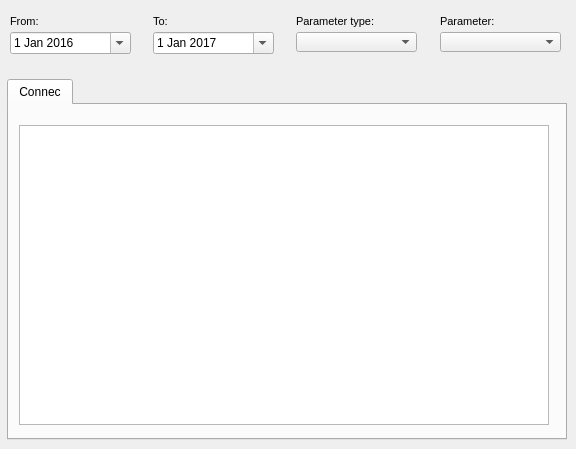
    <widget class="QWidget" name="page_event">
     <attribute name="title">
      <string>O&amp;&amp;M</string>
     </attribute>
     <widget class="QTabWidget" name="tab_event">
      <property name="geometry">
       <rect>
        <x>7</x>
        <y>79</y>
        <width>560</width>
        <height>361</height>
       </rect>
      </property>
      <property name="currentIndex">
       <number>0</number>
      </property>
      <widget class="QWidget" name="page_event_feature_3">
       <attribute name="title">
        <string>Connec</string>
       </attribute>
       <widget class="QTableView" name="tbl_event_connec">
        <property name="geometry">
         <rect>
          <x>10</x>
          <y>20</y>
          <width>530</width>
          <height>300</height>
         </rect>
        </property>
        <property name="sortingEnabled">
         <bool>true</bool>
        </property>
       </widget>
      </widget>
     </widget>
     <widget class="QLabel" name="label_event_parameter">
      <property name="geometry">
       <rect>
        <x>440</x>
        <y>10</y>
        <width>91</width>
        <height>22</height>
       </rect>
      </property>
      <property name="font">
       <font>
        <pointsize>8</pointsize>
       </font>
      </property>
      <property name="frameShape">
       <enum>QFrame::NoFrame</enum>
      </property>
      <property name="frameShadow">
       <enum>QFrame::Raised</enum>
      </property>
      <property name="text">
       <string>Parameter:</string>
      </property>
      <property name="textFormat">
       <enum>Qt::AutoText</enum>
      </property>
      <property name="scaledContents">
       <bool>false</bool>
      </property>
      <property name="margin">
       <number>3</number>
      </property>
     </widget>
     <widget class="QLabel" name="label_data_event_to">
      <property name="geometry">
       <rect>
        <x>153</x>
        <y>10</y>
        <width>31</width>
        <height>22</height>
       </rect>
      </property>
      <property name="font">
       <font>
        <pointsize>8</pointsize>
       </font>
      </property>
      <property name="frameShape">
       <enum>QFrame::NoFrame</enum>
      </property>
      <property name="frameShadow">
       <enum>QFrame::Raised</enum>
      </property>
      <property name="text">
       <string>To:</string>
      </property>
      <property name="textFormat">
       <enum>Qt::AutoText</enum>
      </property>
      <property name="scaledContents">
       <bool>false</bool>
      </property>
      <property name="margin">
       <number>3</number>
      </property>
     </widget>
     <widget class="QComboBox" name="event_type">
      <property name="geometry">
       <rect>
        <x>296</x>
        <y>32</y>
        <width>121</width>
        <height>20</height>
       </rect>
      </property>
     </widget>
     <widget class="QComboBox" name="event_id">
      <property name="geometry">
       <rect>
        <x>440</x>
        <y>32</y>
        <width>121</width>
        <height>20</height>
       </rect>
      </property>
     </widget>
     <widget class="QLabel" name="label_data_event_from">
      <property name="geometry">
       <rect>
        <x>10</x>
        <y>10</y>
        <width>90</width>
        <height>22</height>
       </rect>
      </property>
      <property name="font">
       <font>
        <pointsize>8</pointsize>
       </font>
      </property>
      <property name="frameShape">
       <enum>QFrame::NoFrame</enum>
      </property>
      <property name="frameShadow">
       <enum>QFrame::Plain</enum>
      </property>
      <property name="text">
       <string>From:</string>
      </property>
      <property name="textFormat">
       <enum>Qt::AutoText</enum>
      </property>
      <property name="scaledContents">
       <bool>false</bool>
      </property>
      <property name="alignment">
       <set>Qt::AlignLeading|Qt::AlignLeft|Qt::AlignVCenter</set>
      </property>
      <property name="margin">
       <number>3</number>
      </property>
     </widget>
     <widget class="QLabel" name="label_event_parameter_type">
      <property name="geometry">
       <rect>
        <x>296</x>
        <y>10</y>
        <width>81</width>
        <height>22</height>
       </rect>
      </property>
      <property name="font">
       <font>
        <pointsize>8</pointsize>
       </font>
      </property>
      <property name="layoutDirection">
       <enum>Qt::LeftToRight</enum>
      </property>
      <property name="frameShape">
       <enum>QFrame::NoFrame</enum>
      </property>
      <property name="frameShadow">
       <enum>QFrame::Raised</enum>
      </property>
      <property name="text">
       <string>Parameter type:</string>
      </property>
      <property name="textFormat">
       <enum>Qt::AutoText</enum>
      </property>
      <property name="scaledContents">
       <bool>false</bool>
      </property>
      <property name="margin">
       <number>3</number>
      </property>
     </widget>
     <widget class="QDateEdit" name="date_event_from">
      <property name="geometry">
       <rect>
        <x>10</x>
        <y>32</y>
        <width>121</width>
        <height>22</height>
       </rect>
      </property>
      <property name="date">
       <date>
        <year>2016</year>
        <month>1</month>
        <day>1</day>
       </date>
      </property>
      <property name="calendarPopup">
       <bool>true</bool>
      </property>
     </widget>
     <widget class="QDateEdit" name="date_event_to">
      <property name="geometry">
       <rect>
        <x>153</x>
        <y>32</y>
        <width>121</width>
        <height>22</height>
       </rect>
      </property>
      <property name="date">
       <date>
        <year>2017</year>
        <month>1</month>
        <day>1</day>
       </date>
      </property>
      <property name="calendarPopup">
       <bool>true</bool>
      </property>
     </widget>
    </widget>
